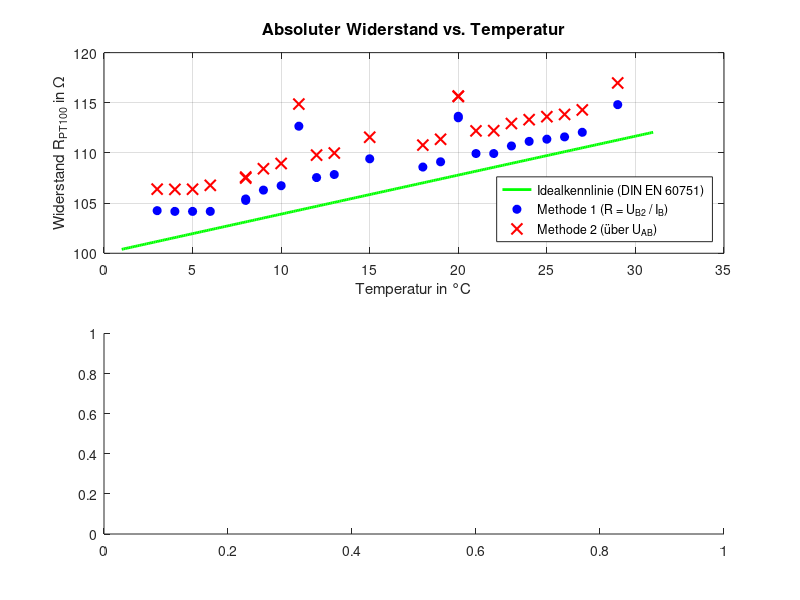

Here is the MATLAB script that generated this plot: (Note: this script raises an error after producing the figure.)
% =========================================================================
% Methodenvergleich Wheatstone-Brücke: Ohmsches Gesetz vs. Brückenspannung
% =========================================================================
clear; clc; close all;

%% 1. Bekannte Widerstände definieren (in Ohm)
R_A1 = 4700 + 330; % 5030 Ohm
R_A2 = 2000;       % 2000 Ohm
R_B1 = 220 + 33;   % 253 Ohm

%% 2. Konstanten für PT100 nach DIN EN 60751 (für T > 0 °C)
R0 = 100;               
A = 3.9083e-3;
B = -5.775e-7;

%% 3. Messdaten eingeben (Eis, Spray, Aufwärmen)
U_AB = [0.157, 0.145, 0.107, 0.092, 0.09, 0.138, 0.082, 0.077, 0.069, ...
        0.068, 0.061, 0.0572, 0.0571, 0.0573, ...
        0.0995, 0.105, 0.145, 0.1129, 0.1131, 0.1198, 0.1234, 0.1262, 0.1283, 0.1325];

U_A2 = [1.41, 1.41, 1.414, 1.414, 1.413, 1.414, 1.413, 1.413, 1.413, ...
        1.413, 1.413, 1.413, 1.413, 1.413, ...
        1.413, 1.413, 1.414, 1.413, 1.413, 1.413, 1.413, 1.413, 1.413, 1.413];

I_B = [13.5, 13.55, 13.7, 13.76, 13.78, 13.58, 13.81, 13.82, 13.86, ...
       13.86, 13.9, 13.9, 13.9, 13.89, ...
       13.73, 13.71, 13.55, 13.68, 13.68, 13.65, 13.63, 13.63, 13.62, 13.6] / 1000;

U_B2 = [1.55, 1.54, 1.499, 1.484, 1.482, 1.53, 1.474, 1.469, 1.461, ...
        1.459, 1.448, 1.448, 1.448, 1.448, ...
        1.491, 1.496, 1.538, 1.504, 1.504, 1.511, 1.515, 1.518, 1.52, 1.524];

T = [29, 20, 15, 13, 12, 11, 10, 9, 8, ...
     8, 6, 5, 4, 3, ...
     18, 19, 20, 21, 22, 23, 24, 25, 26, 27];

%% 4. Berechnungen
% Theoretische Widerstände (Idealwerte) nach DIN-Norm
R_soll = R0 .* (1 + A.*T + B.*T.^2);

% --- Methode 1: Direkt (Ohmsches Gesetz) ---
R_direkt = U_B2 ./ I_B;
fehler_direkt = R_direkt - R_soll;

% --- Methode 2: Über Brückenspannung U_AB ---
% Versorgungsspannung rekonstruieren
U_0 = U_A2 .* ((R_A1 + R_A2) / R_A2);
% Theoretisches U_B aus U_A und U_AB berechnen (Da U_B > U_A laut Daten)
U_B2_calc = U_A2 + U_AB;
% Spannungsteiler-Regel anwenden
R_bruecke = R_B1 .* (U_B2_calc ./ (U_0 - U_B2_calc));
fehler_bruecke = R_bruecke - R_soll;

%% 5. Statistische Auswertung für die Konsole
rmse_direkt = sqrt(mean(fehler_direkt.^2));
rmse_bruecke = sqrt(mean(fehler_bruecke.^2));

bias_direkt = mean(fehler_direkt);
bias_bruecke = mean(fehler_bruecke);

fprintf('======================================================\n');
fprintf(' VERGLEICH DER BERECHNUNGSMETHODEN\n');
fprintf('======================================================\n');
fprintf('Methode 1 (Direkt über Ohmsches Gesetz am PT100):\n');
fprintf('  Mittlerer Fehler (Bias) : %6.2f Ohm\n', bias_direkt);
fprintf('  RMSE (Gesamtabweichung) : %6.2f Ohm\n\n', rmse_direkt);

fprintf('Methode 2 (Rekonstruktion über Brückenspannung U_AB):\n');
fprintf('  Mittlerer Fehler (Bias) : %6.2f Ohm\n', bias_bruecke);
fprintf('  RMSE (Gesamtabweichung) : %6.2f Ohm\n', rmse_bruecke);
fprintf('======================================================\n');

%% 6. Visualisierung: Subplot-Layout für wissenschaftlichen Bericht
figure('Name', 'Methodenvergleich PT100', 'NumberTitle', 'off', 'Color', 'w', 'Position', [100, 100, 800, 800]);

% --- Subplot 1: Absolute Widerstandswerte ---
subplot(2,1,1);
% Ideallinie
T_plot = min(T)-2 : 0.1 : max(T)+2; 
R_plot = R0 .* (1 + A.*T_plot + B.*T_plot.^2);
plot(T_plot, R_plot, '-g', 'LineWidth', 2); hold on;

% Streudiagramm der beiden Methoden
plot(T, R_direkt, 'ob', 'MarkerFaceColor', 'b', 'MarkerSize', 6);
plot(T, R_bruecke, 'xr', 'LineWidth', 1.5, 'MarkerSize', 8);

grid on;
title('Absoluter Widerstand vs. Temperatur', 'FontSize', 12);
xlabel('Temperatur in °C');
ylabel('Widerstand R_{PT100} in \Omega');
legend('Idealkennlinie (DIN EN 60751)', 'Methode 1 (R = U_{B2} / I_B)', 'Methode 2 (über U_{AB})', 'Location', 'southeast');

% --- Subplot 2: Messfehler (Abweichung vom Soll) ---
subplot(2,1,2);
% Nulllinie (perfekte Messung ohne Fehler)
yline(0, '-g', 'LineWidth', 2); hold on;

% Fehler beider Methoden plotten
plot(T, fehler_direkt, 'ob', 'MarkerFaceColor', 'b', 'MarkerSize', 6);
plot(T, fehler_bruecke, 'xr', 'LineWidth', 1.5, 'MarkerSize', 8);

grid on;
title('Messabweichung vom Soll-Wert (Fehleranalyse)', 'FontSize', 12);
xlabel('Temperatur in °C');
ylabel('\DeltaR (Ist - Soll) in \Omega');
legend('Nullfehler-Linie', 'Fehler Methode 1', 'Fehler Methode 2', 'Location', 'northwest');
